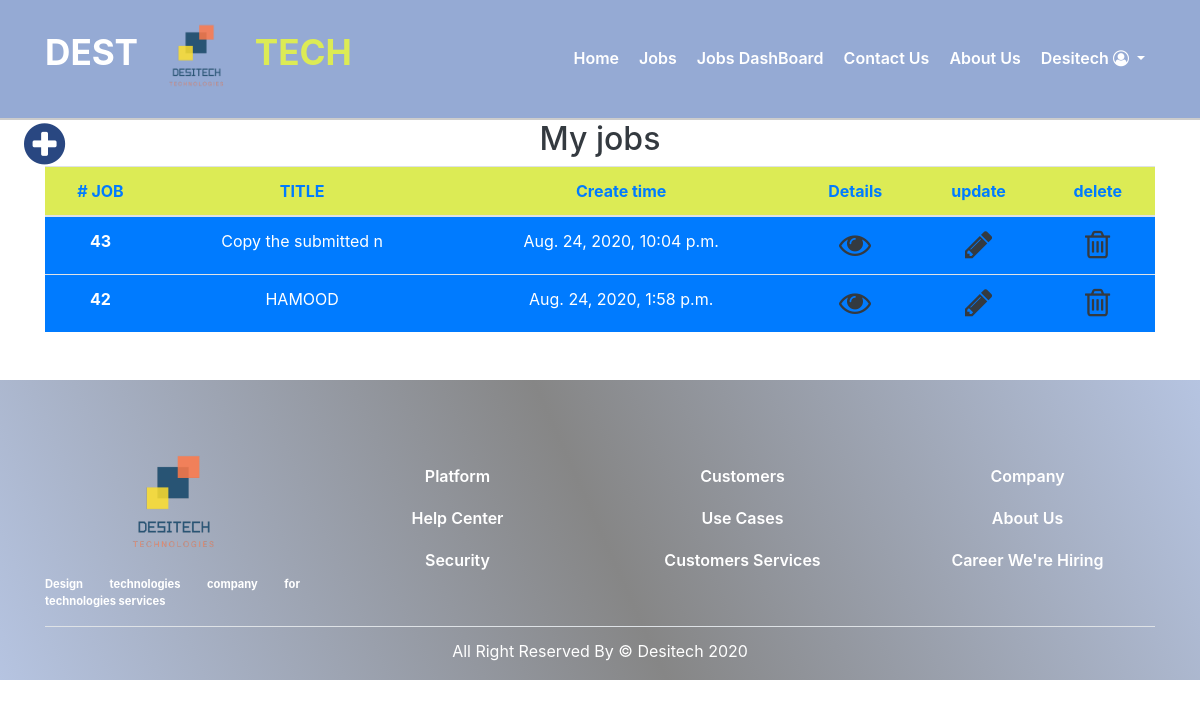
The page /jobs/myjobs/ (signed in) on the database its author committed.
### accounts/models/User.py (models this page shows, shortened)
class User (AbstractBaseUser , PermissionsMixin):
    email = models.EmailField(unique=True , null=False)
    is_staff = models.BooleanField(default=True)
    is_active = models.BooleanField(default=True)
    is_superuser = models.BooleanField(default=False)
    COMPANY = 1
    JOB_SEEKER = 2
    REQUIRED_FIELDS = ['user_type']
    USERNAME_FIELD = 'email'
    _TYPE = ((COMPANY , 'company') , (JOB_SEEKER , 'job_seeker') )
    user_type  = models.PositiveSmallIntegerField (choices=_TYPE  )
    @property
    def is_company (self):
        if self.user_type == 1:
            return True
        return False
    objects = UserManager ()

### accounts/models/CompanyProfile.py (models this page shows)
class Company_profile (models.Model):
    user = models.OneToOneField(settings.AUTH_USER_MODEL, on_delete=models.CASCADE , primary_key=True)
    Name =models.CharField(max_length=50 )
    country = models.ForeignKey(Country, on_delete=models.SET_NULL , null=True)
    city = models.ForeignKey(City, on_delete=models.SET_NULL , null=True)
    street = models.CharField(max_length=128 , null=True)
    building_number = models.IntegerField(null=True)
    zip_code =  models.CharField("ZIP / Postal code", max_length=12, null=True)
    phone_regex = RegexValidator(regex=r'^\+?1?\d{9,15}$',
                    message="Phone number must be entered in the format: '+999999999'. Up to 15 digits allowed.")
    phone_number = models.CharField( validators=[phone_regex] , max_length=17 , null=True)
    mobile_number = models.CharField( validators=[phone_regex] ,max_length=17 , null=True)

### jobs/models.py (models this page shows, shortened)
class Job (models.Model):
    publish_By =models.ForeignKey(User , on_delete=models.CASCADE)
    title = models.CharField(max_length=50)
    abstract = models.TextField()
    skills = models.TextField()
    description = models.TextField()
    country = models.ForeignKey(Country, on_delete=models.SET_NULL, null=True)
    city = models.ForeignKey(City, on_delete=models.SET_NULL, null=True)
    date = models.DateTimeField(auto_now_add=True)
    job_manger = models.Manager()

### jobs/views/MyJobs.py (the view)
# urls.py: path('myjobs/', MyJobs.MyJobs.as_view(),name='my-jobs'),
@method_decorator(login_decorator, name='dispatch')
@method_decorator (is_company_or_admin , name='dispatch' )
@method_decorator (have_profile , name='dispatch' )
class MyJobs(View):
    def get (self , request):
        myjobs = Job.job_manger.filter (publish_By = request.user.id).order_by('-date')
        context =  {'myjobs' : myjobs , 'jobs': myjobs}
        return render ( request , 'jobs_dashboard.html' , context )

### jobs/templates/jobs_dashboard.html (shortened to what this page needs)
{% extends 'shared/_base.html' %}
{% load static %}
{% block content%}
<a href="{% url 'jobs:job-create' %}" class=" fa fa-plus-circle fa-3x  position-fixed ml-lg-4 animate__animated animate__fadeInUp" id="add-job-icon"></a>
<div class="container">
<h2 class='text-center text-dark'>My jobs</h2>
    <table class=" table-hover table  table-striped  text-center">
        <thead >
            <tr class = 'table_head text-primary' id = "">
            <th> # JOB </th>
            <th>TITLE</th>
            <th>Create time</th>
            <th>Details</th>
            <th>update</th>
            <th>delete</th>
            </tr>
        </thead>
        <tbody>
            {% for job in jobs %}
                    <tr class="bg-primary text-white" >
                        <td><strong>{{job.id}}</strong></td>
                        <td>{{job.title}}</td>
                        <td>{{job.date}}</td>
                        <td><a href= {% url 'jobs:job-detail' job.id %}  class="edit-jobs fa fa-eye fa-2x text-dark animate__animated animate__zoomIn"></a></td>
                        <td><a href= {% url 'jobs:job-update' job.id %}  class="edit-jobs fa fa-pencil fa-2x text-dark animate__animated animate__zoomIn"></a></td>
                        <td><a href= {% url 'jobs:job-delete' job.id %}  class="edit-jobs fa fa-trash-o fa-2x text-dark animate__animated animate__zoomIn"></a></td>
                    </tr>
            {% endfor %}
        </tbody>
    </table>
</div>
{% endblock %}

### templates/shared/_base.html (shortened to what this page needs)
<!DOCTYPE html>
{% load static %}
<html lang="en">
{% block head %}
<head>
    <link rel="stylesheet" href="https://maxcdn.bootstrapcdn.com/bootstrap/4.5.0/css/bootstrap.min.css">
    <link rel="stylesheet" href="https://cdnjs.cloudflare.com/ajax/libs/font-awesome/4.7.0/css/font-awesome.min.css">
    <link rel="stylesheet" href="https://cdnjs.cloudflare.com/ajax/libs/intl-tel-input/17.0.3/css/intlTelInput.min.css" />
    <link rel="stylesheet" href="{% static 'css/style.css' %}">
    <link rel="stylesheet" href="https://stackpath.bootstrapcdn.com/bootstrap/4.4.1/css/bootstrap.min.css"/>
    <link rel="stylesheet" href="https://cdnjs.cloudflare.com/ajax/libs/font-awesome/4.7.0/css/font-awesome.css"/>
    <link rel="stylesheet" href="https://cdnjs.cloudflare.com/ajax/libs/intl-tel-input/17.0.3/css/intlTelInput.min.css" />
    <link rel="stylesheet" href="https://cdnjs.cloudflare.com/ajax/libs/animate.css/4.0.0/animate.min.css"/>
  </head>
{% endblock head %}
<body>
<header class= 'header'>
            <div class="container">
                <nav class="navbar navbar-expand-lg navbar-light">
                    <a class="navbar-brand d-flex align-items-center justify-content-center"  href="{% url 'home' %}">
                        <h1 class="text-uppercase">dest
                            <img src= {% static 'img/logo.png' %} alt= 'logo' class="img-fluid animate__animated animate__pulse animate__infinite infinite">
                            <span >tech</span></h1>
                    </a>
                    <div class="collapse navbar-collapse" id="navbarcollapse">
                      <ul class="navbar-nav ml-auto text-capitalize">
                        <li class="nav-item active">
                          <a class="nav-link" href="{% url 'home' %}">home </a>
                        </li>
                        <li class="nav-item">
                           <a class="nav-link" href="{% url 'jobs:all-jobs-list' %}">jobs</a>
                        </li>
                         {% if user.is_company or user.is_superuser %}
                          <li class="nav-item">
                              <a class="nav-link" href="{% url 'jobs:my-jobs' %}">jobs dashBoard</a>
                          </li>
                        {% endif %}
                        <li class="nav-item">
                             <a class="nav-link" href="{% url 'contact-us' %}">contact us</a>
                        </li>
                         <li class="nav-item">
                             <a class="nav-link" href="{% url 'about-us' %}">about us</a>
                        </li>
                        <li class="nav-item dropdown">
                          <a class="nav-link dropdown-toggle" href="#" id="account" role="button" data-toggle="dropdown" aria-haspopup="true" aria-expanded="false">
                             {% if not user.is_authenticated %}
                                account
                            {% elif user.is_company %}
                                {{user.company_profile.Name}}
                            {% elif user.is_job_seeker %}
                                {{user.job_seeker_profile.Name}}
                            {% endif %}
                            <i class="fa fa-user-circle-o" aria-hidden="true"></i>
                          </a>
                        </li>
                      </ul>
                    </div>
                  </nav>
            </div>
    </header>
    {% block content %} {% endblock %}
<footer>
        <div class="footer-top mt-5">
            <div class="container">
                <div class="row align-items-center justify-content-center text-center">
                    <div class=" col-md-3 col-sm-6 one mt-3">
                    <img src="{% static 'img/logo.png' %}" alt="" class="img-fluid" width="150px" height="150px">
                        <p class="lead">Design technologies company for technologies services
                        </p>
                    </div>
                    <div class=" col-md-3 col-sm-6 two mt-3 ">
                        <ul class= 'list-unstyled'>
                            <li class= ''><a href="#">platform</a></li>
                            <li class= '' ><a href="#">help center</a></li>
                            <li class= ''><a href="#">security</a></li>
                        </ul>
                    </div>
                    <div class="col-md-3 col-sm-6 two mt-3">
                        <ul class= 'list-unstyled'>
                            <li class= ''><a href="#">customers</a></li>
                            <li class= '' ><a href="#">use cases</a></li>
                            <li class= ''><a href="#">customers services</a></li>
                        </ul>
                    </div>
                    <div class="col-md-3 col-sm-6 two mt-3">
                        <ul class= 'list-unstyled'>
                            <li class= ''><a href="#">company</a></li>
                            <li class= '' ><a href="#">about us</a></li>
                            <li class= ''><a href="#">career we're hiring</a></li>
                        </ul>
                    </div>
                </div>
                <p class= 'footer-text text-capitalize mb-0 py-3 border-top'>
                    all right reserved by &copy; desitech 2020
                </p>
            </div>
        </div>
    </footer>
</body>
</html>

### static/css/style.css (style rules this page uses)
#add-job-icon { color: #294781; }
.header { background: #4267b2; border-bottom: 2px solid#ccc; }
.table_head { background-color: rgb(220, 235, 85); color: #4267b2; }
* { margin: 0; padding: 0; box-sizing: border-box; }
body { height: 1000px; }
.header { background: #4267b28e; border-bottom: 2px solid#ccc; }
.header .navbar { padding: 0; }
.navbar-brand img { width: 100px; height: 100px; padding: 0; }
.navbar-brand h1 { color: #fff; font-size: 2.2rem; font-weight: bolder; }
.navbar-brand h1 span { color: rgb(220, 235, 85); }
.header .navbar #navbarcollapse .nav-item .nav-link { color: #fff; font-size: 1rem; font-weight: 600; padding: 15px 10px 15px; line-height: 1.2; }
.dropdown-toggle::after { content: none; }
.footer-top { background: linear-gradient(66deg, #4267b263, rgba(0, 0, 0, 0.473), #4267b263); padding: 30px 0 5px; color: #fff; }
.one p { font-size: 0.7rem; text-align: left; text-align: justify; font-weight: bold; }
.two ul li { padding: 5px 0; line-height: 2; }
.two ul li a { color: #fff !important; text-decoration: none; text-transform: capitalize; font-weight: 600; }
.footer-text { text-align: center; color: #fff; line-height: 1; }

### rows shown on the page
User: company_profile.Name "Desitech"
Job: id "43", title "Copy the submitted n", date "Aug. 24, 2020, 10:04 p.m."
Job: id "42", title "HAMOOD", date "Aug. 24, 2020, 1:58 p.m."
